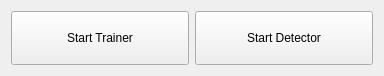
<?xml version="1.0" encoding="UTF-8"?>
<ui version="4.0">
 <class>NavigatorMainWindow</class>
 <widget class="QMainWindow" name="NavigatorMainWindow">
  <property name="geometry">
   <rect>
    <x>0</x>
    <y>0</y>
    <width>384</width>
    <height>76</height>
   </rect>
  </property>
  <property name="windowTitle">
   <string>NavigatorMainWindow</string>
  </property>
  <widget class="QWidget" name="centralWidget">
   <layout class="QHBoxLayout" name="horizontalLayout">
    <item>
     <widget class="QPushButton" name="pushButton">
      <property name="sizePolicy">
       <sizepolicy hsizetype="Minimum" vsizetype="MinimumExpanding">
        <horstretch>0</horstretch>
        <verstretch>0</verstretch>
       </sizepolicy>
      </property>
      <property name="text">
       <string>Start Trainer</string>
      </property>
     </widget>
    </item>
    <item>
     <widget class="QPushButton" name="pushButton_2">
      <property name="sizePolicy">
       <sizepolicy hsizetype="Minimum" vsizetype="MinimumExpanding">
        <horstretch>0</horstretch>
        <verstretch>0</verstretch>
       </sizepolicy>
      </property>
      <property name="text">
       <string>Start Detector</string>
      </property>
     </widget>
    </item>
   </layout>
  </widget>
 </widget>
 <layoutdefault spacing="6" margin="11"/>
 <resources/>
 <connections>
  <connection>
   <sender>pushButton</sender>
   <signal>clicked()</signal>
   <receiver>NavigatorMainWindow</receiver>
   <slot>StartTrainer()</slot>
   <hints>
    <hint type="sourcelabel">
     <x>23</x>
     <y>146</y>
    </hint>
    <hint type="destinationlabel">
     <x>5</x>
     <y>146</y>
    </hint>
   </hints>
  </connection>
  <connection>
   <sender>pushButton_2</sender>
   <signal>clicked()</signal>
   <receiver>NavigatorMainWindow</receiver>
   <slot>StartDetector()</slot>
   <hints>
    <hint type="sourcelabel">
     <x>370</x>
     <y>155</y>
    </hint>
    <hint type="destinationlabel">
     <x>394</x>
     <y>152</y>
    </hint>
   </hints>
  </connection>
 </connections>
 <slots>
  <slot>StartTrainer()</slot>
  <slot>StartDetector()</slot>
 </slots>
</ui>
